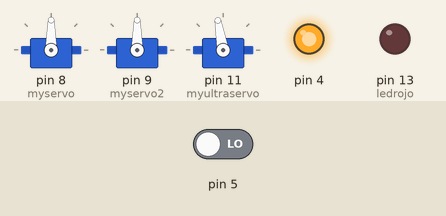
Simulated run of this sketch. Board: Arduino Uno, built with avr-gcc and run on an emulated ATmega328P. Parts: 3 × servo, output pins drawn as LEDs (lit = HIGH). Inputs (shaded band) come from the test bench; at power-on: pin 5 LOW.

Above: at 0.2 s.
At 9.2 s:
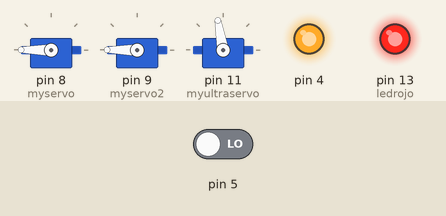
At 17.3 s:
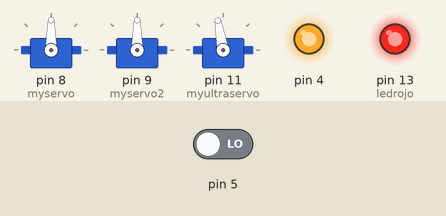
At 36.4 s:
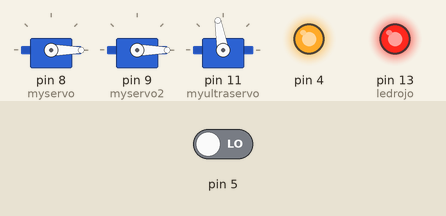
Timing chart, 0 to 37.9 s (numbered marks = the images above):
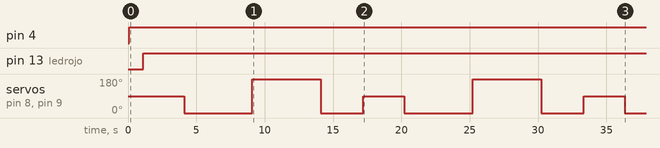

Measured:
- by itself, pin 4: LOW → HIGH at 0.10 s
- by itself, pin 13 (ledrojo): LOW → HIGH at 1.1 s
- by itself, servo on pin 8 (myservo), servo on pin 9 (myservo2): 90° → 0° at 4.1 s, → 180° 5.0 s later, → 0° 5.0 s later, → 90° 3.1 s later, … (9 changes in this stretch)

The sketch:

Robot.ino
```cpp
#include <Servo.h>

long Dizquierda;
long distancia;
long Dderecha;
long tiempo;
long tiempo1;
long tiempo2;
int led = 1;
int ledrojo = 13;
int pos = 0;


Servo myservo;
Servo myservo2;
Servo myultraservo;

void setup(){
  Serial.begin(9600);
  pinMode(4, OUTPUT); /*activación del pin 9 como salida: para el pulso ultrasónico*/
  pinMode(5, INPUT); /*activación del pin 8 como entrada: tiempo del rebote del ultrasonido*/
  pinMode(ledrojo, OUTPUT);
  myservo.attach (8);
  myservo2.attach (9);
  myultraservo.attach (11);
}

void loop(){
  myultraservo.write(100);
  delay (100);
  digitalWrite(4,LOW); /* Por cuestión de estabilización del sensor*/
  delayMicroseconds(5);
  digitalWrite(4, HIGH); /* envío del pulso ultrasónico*/
  delayMicroseconds(10);
  tiempo=pulseIn(5, HIGH);
  distancia= int(0.017*tiempo); /*fórmula para calcular la distancia obteniendo un valor entero*/
  /*Monitorización en centímetros por el monitor serial*/
  if (distancia <= 15)
  {

    digitalWrite ( ledrojo, HIGH);
    myservo.write(90);
    myservo2.write (90);
    delay(3000);
    myservo.write (0);
    myservo2.write (0);
    digitalWrite(4,LOW); /* Por cuestión de estabilización del sensor*/
    delayMicroseconds(5);
    digitalWrite(4, HIGH); /* envío del pulso ultrasónico*/
    delayMicroseconds(10);
    tiempo1=pulseIn(5, HIGH);
    Dderecha= int(0.017*tiempo1);
    delay (4000);
    myservo.write (180);
    myservo2.write (180);
    digitalWrite(4,LOW); /* Por cuestión de estabilización del sensor*/
    delayMicroseconds(5);
    digitalWrite(4, HIGH); /* envío del pulso ultrasónico*/
    delayMicroseconds(10);
    tiempo2=pulseIn(5, HIGH);
    Dizquierda= int(0.017*tiempo2);
    delay (4000);
     if (Dizquierda <= 15)
     {
      myservo.write (0);
      myservo2.write (0);
      delay (2000);
     }
     else if (Dderecha <= 15)
     {
      myservo.write (180);
      myservo2.write (180);
      delay (2000);
     }

      else if (Dderecha && Dizquierda <=15)
      {
      myservo.write (90);
      myservo2.write (90);
      delay (500);
      }
  }
    else
  {
    digitalWrite ( ledrojo, LOW) ;
    myservo2.write(180);
    myservo.write(0);
    delay (10);
   }

  delay(20);
}
```
